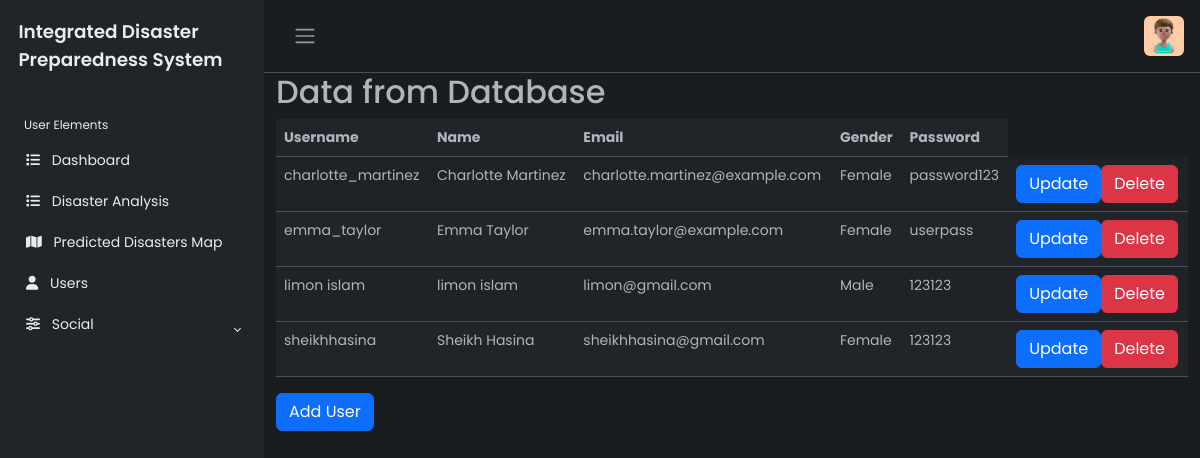
The app's page /view_users.php with its own data.
### tables this page shows
CREATE TABLE `users` (
  `user_type` enum('Admin','User') NOT NULL,
  `username` varchar(50) NOT NULL,
  `firstname` varchar(90) NOT NULL,
  `lastname` varchar(90) NOT NULL,
  `email` varchar(320) NOT NULL,
  `gender` varchar(6) NOT NULL,
  `password` varchar(320) NOT NULL
);

### view_users.php (the view, shortened to what this page needs)
<?php
include "connection.php";
$sql = "SELECT * FROM users WHERE user_type = 'user'";
$result = $conn->query($sql);
?>
<!DOCTYPE html>
<html lang="en" data-bs-theme="dark">
<head>
    <link rel="stylesheet" href="https://cdn.jsdelivr.net/npm/bootstrap@5.3.0-alpha2/dist/css/bootstrap.min.css">
    <link rel="stylesheet" href="style_user.css">
</head>
<body>
    <div class="wrapper">
        <aside id="sidebar" class="js-sidebar">
            <div class="h-100">
                <div class="sidebar-logo">
                    <a href="#">Integrated Disaster Preparedness System</a>
                </div>
                <ul class="sidebar-nav">
                    <li class="sidebar-header">
                        User Elements
                    </li>
                    <li class="sidebar-item">
                        <a href="admin_dash.php" class="sidebar-link">
                            <i class="fa-solid fa-list pe-2"></i>
                            Dashboard
                        </a>
                    </li>
                    <li class="sidebar-item">
                        <a href="disaster_analysis.php" class="sidebar-link">
                            <i class="fa-solid fa-list pe-2"></i>
                            Disaster Analysis
                        </a>
                    </li>
                    <li class="sidebar-item">
                        <a href="map.php" class="sidebar-link">
                            <i class="fa-solid fa-map pe-2"></i>
                            Predicted Disasters Map
                        </a>
                    </li>
                    <li class="sidebar-item">
                        <a href="view_users.php" class="sidebar-link">
                            <i class="fa-solid fa-user pe-2"></i>
                            Users
                        </a>
                    </li>
                    <li class="sidebar-item">
                        <a href="#" class="sidebar-link collapsed" data-bs-target="#posts" data-bs-toggle="collapse"
                            aria-expanded="false"><i class="fa-solid fa-sliders pe-2"></i>
                            Social
                        </a>
                    </li>
                </ul>
            </div>
        </aside>
        <div class="main">
            <nav class="navbar navbar-expand px-3 border-bottom">
                <button class="btn" id="sidebar-toggle" type="button">
                    <span class="navbar-toggler-icon"></span>
                </button>
                <div class="navbar-collapse navbar">
                    <ul class="navbar-nav">
                        <li class="nav-item dropdown">
                            <a href="#" data-bs-toggle="dropdown" class="nav-icon pe-md-0">
                                <img src="profile.jpg" class="avatar img-fluid rounded" alt="">
                            </a>
                        </li>
                    </ul>
                </div>
            </nav>
            <div class="container-fluid">
                <h2>Data from Database</h2>
                <table class="table table-striped">
                    <thead>
                        <tr>
                            <th>Username</th>
                            <th>Name</th>
                            <th>Email</th>
                            <th>Gender</th>
                            <th>Password</th>
                        </tr>
                    </thead>
                    <tbody>
                        <?php
                        while($row = $result->fetch_assoc()) {
                            echo "<tr>";
                            echo "<td>".$row["username"]."</td>";
                            echo "<td>".$row['firstname'] . " " . $row['lastname']."</td>";
                            echo "<td>".$row["email"]."</td>";
                            echo "<td>".$row["gender"]."</td>";
                            echo "<td>".$row["password"]."</td>";
                            echo "<td>";
                            echo "<a href='update_user.php?username=".$row["username"]."' class='btn btn-primary'>Update</a>";
                            echo "<a href='delete_user.php?username=".$row["username"]."' class='btn btn-danger'>Delete</a>";
                            echo "</td>";
                            echo "</tr>";
                        }
                        ?>
                    </tbody>
                </table>
            <a href="create_user.php" class="btn btn-primary">Add User</a>
            </div>
        </div>
    </div>
    <script src="script.js"></script></body>
</html>

### style_user.css (style rules this page uses)
body { font-family: 'Poppins', sans-serif; font-size: 0.875rem; opacity: 1; overflow-y: scroll; margin: 0; }
a { cursor: pointer; text-decoration: none; font-family: 'Poppins', sans-serif; }
li { list-style: none; }
.wrapper { align-items: stretch; display: flex; width: 100%; }
#sidebar { max-width: 264px; min-width: 264px; background: var(--bs-dark); transition: all 0.35s ease-in-out; }
.main { display: flex; flex-direction: column; min-height: 100vh; min-width: 0; overflow: hidden; transition: all 0.35s ease-in-out; width: 100%; background: var(--bs-dark-bg-subtle); }
.sidebar-logo { padding: 1.15rem; }
.sidebar-logo a { color: #e9ecef; font-size: 1.15rem; font-weight: 600; }
.sidebar-nav { flex-grow: 1; list-style: none; margin-bottom: 0; padding-left: 0; margin-left: 0; }
.sidebar-header { color: #e9ecef; font-size: .75rem; padding: 1.5rem 1.5rem .375rem; }
a.sidebar-link { padding: .625rem 1.625rem; color: #e9ecef; position: relative; display: block; font-size: 0.875rem; }
.sidebar-link[data-bs-toggle="collapse"]::after { border: solid; border-width: 0 .075rem .075rem 0; content: ""; display: inline-block; padding: 2px; position: absolute; right: 1.5rem; top: 1.4rem; transform: rotate(-135deg); transition: all .2s ease-out; }
.sidebar-link[data-bs-toggle="collapse"].collapsed::after { transform: rotate(45deg); transition: all .2s ease-out; }
.avatar { height: 40px; width: 40px; }
.navbar-expand .navbar-nav { margin-left: auto; }

### records on screen
users: username "charlotte_martinez", firstname "Charlotte", lastname "Martinez", email "charlotte.martinez@example.com", gender "Female", password "password123"
users: username "emma_taylor", firstname "Emma", lastname "Taylor", email "emma.taylor@example.com", gender "Female", password "userpass"
users: username "limon islam", firstname "limon", lastname "islam", email "limon@gmail.com", gender "Male", password "123123"
users: username "sheikhhasina", firstname "Sheikh", lastname "Hasina", email "sheikhhasina@gmail.com", gender "Female", password "123123"
